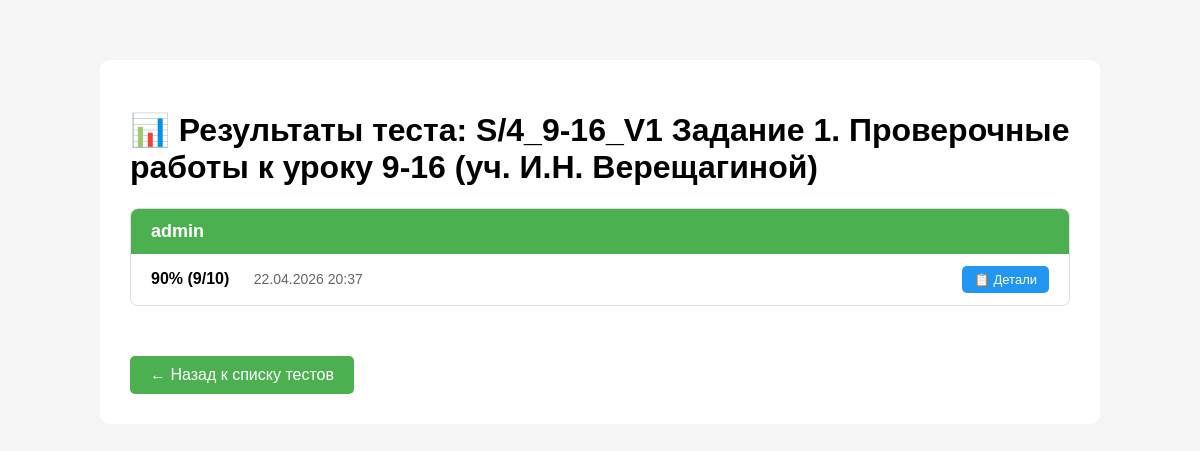
The page /tests/test/12/results/ (signed in) on the database its author committed.
### tests/models.py (models this page shows, shortened)
class Test(models.Model):
    title = models.CharField(max_length=200)
    description = models.TextField(blank=True)
    author = models.ForeignKey(settings.AUTH_USER_MODEL, on_delete=models.CASCADE)
    created_at = models.DateTimeField(auto_now_add=True)
    last_activity = models.DateTimeField(auto_now=True)
    tags = models.ManyToManyField('Tag', blank=True)

class Result(models.Model):
    student = models.ForeignKey(
        settings.AUTH_USER_MODEL,
        on_delete=models.CASCADE,
        null=True,
        blank=True
    )
    first_name = models.CharField(max_length=100, blank=True)
    last_name = models.CharField(max_length=100, blank=True)
    test = models.ForeignKey(Test, on_delete=models.CASCADE)
    score = models.IntegerField()
    total = models.IntegerField()
    completed_at = models.DateTimeField(auto_now_add=True)

### accounts/models.py (models this page shows, shortened)
class User(AbstractUser):
    ROLE_CHOICES = [
        ('teacher', 'Учитель'),
        ('moderator', 'Модератор'),
        ('admin', 'Администратор'),
    ]
    role = models.CharField(max_length=20, choices=ROLE_CHOICES, default='teacher')

### tests/views.py (the view)
# urls.py: path('test/<int:test_id>/results/', views.test_results, name='test_results'),
@staff_member_required
def test_results(request, test_id):
    test = get_object_or_404(Test, id=test_id)
    results = Result.objects.filter(test=test).order_by('-completed_at')
    students = {}
    for r in results:
        if r.first_name and r.last_name:
            name = f"{r.first_name} {r.last_name}"
        elif r.student:
            name = r.student.username
        else:
            name = "Аноним"
        if name not in students:
            students[name] = []
        students[name].append({
            'id': r.id,
            'score': r.score,
            'total': r.total,
            'percent': int(r.score / r.total * 100) if r.total > 0 else 0,
            'completed_at': r.completed_at,
        })
    return render(request, 'tests/test_results.html', {
        'test': test,
        'students': students,
    })

### templates/tests/test_results.html (shortened to what this page needs)
<!DOCTYPE html>
<html>
<head>
</head>
<body>
    <div class="container">
        <h1>📊 Результаты теста: {{ test.title }}</h1>
        {% for name, attempts in students.items %}
        <div class="student-block">
            <div class="student-name">{{ name }}</div>
            {% for att in attempts %}
            <div class="attempt">
                <div class="attempt-info">
                    <span class="attempt-score">{{ att.percent }}% ({{ att.score }}/{{ att.total }})</span>
                    <span class="attempt-date">{{ att.completed_at|date:"d.m.Y H:i" }}</span>
                </div>
                <a href="{% url 'result_detail' att.id %}" class="btn-detail">📋 Детали</a>
            </div>
            {% endfor %}
        </div>
        {% empty %}
        <p>Пока нет результатов.</p>
        {% endfor %}
        <a href="{% url 'teacher_home' %}" class="back-link">← Назад к списку тестов</a>
    </div>
</body>
</html>

### templates/tests/test_results.html (style rules this page uses)
body { font-family: Arial, sans-serif; max-width: 1000px; margin: 40px auto; padding: 20px; background: #f5f5f5; }
.container { background: white; padding: 30px; border-radius: 10px; }
.student-block { margin-bottom: 30px; border: 1px solid #ddd; border-radius: 8px; overflow: hidden; }
.student-name { background: #4CAF50; color: white; padding: 12px 20px; font-size: 18px; font-weight: bold; }
.attempt { padding: 12px 20px; border-bottom: 1px solid #eee; display: flex; justify-content: space-between; align-items: center; }
.attempt:last-child { border-bottom: none; }
.attempt-info { flex: 2; }
.attempt-score { font-weight: bold; margin-right: 20px; }
.attempt-date { color: #666; font-size: 14px; }
.btn-detail { background: #2196F3; color: white; padding: 6px 12px; text-decoration: none; border-radius: 5px; font-size: 13px; }
.back-link { display: inline-block; margin-top: 20px; background: #4CAF50; color: white; padding: 10px 20px; text-decoration: none; border-radius: 5px; }

### rows shown on the page
Test: title "S/4_9-16_V1 Задание 1. Проверочные работы к уроку 9-16 (уч. И.Н. Верещагиной)"
User: students "admin"
Result: completed_at "22.04.2026 20:37"

### other values the page prints
{{ att.percent }} "90"
{{ att.score }} "9"
{{ att.total }} "10"
